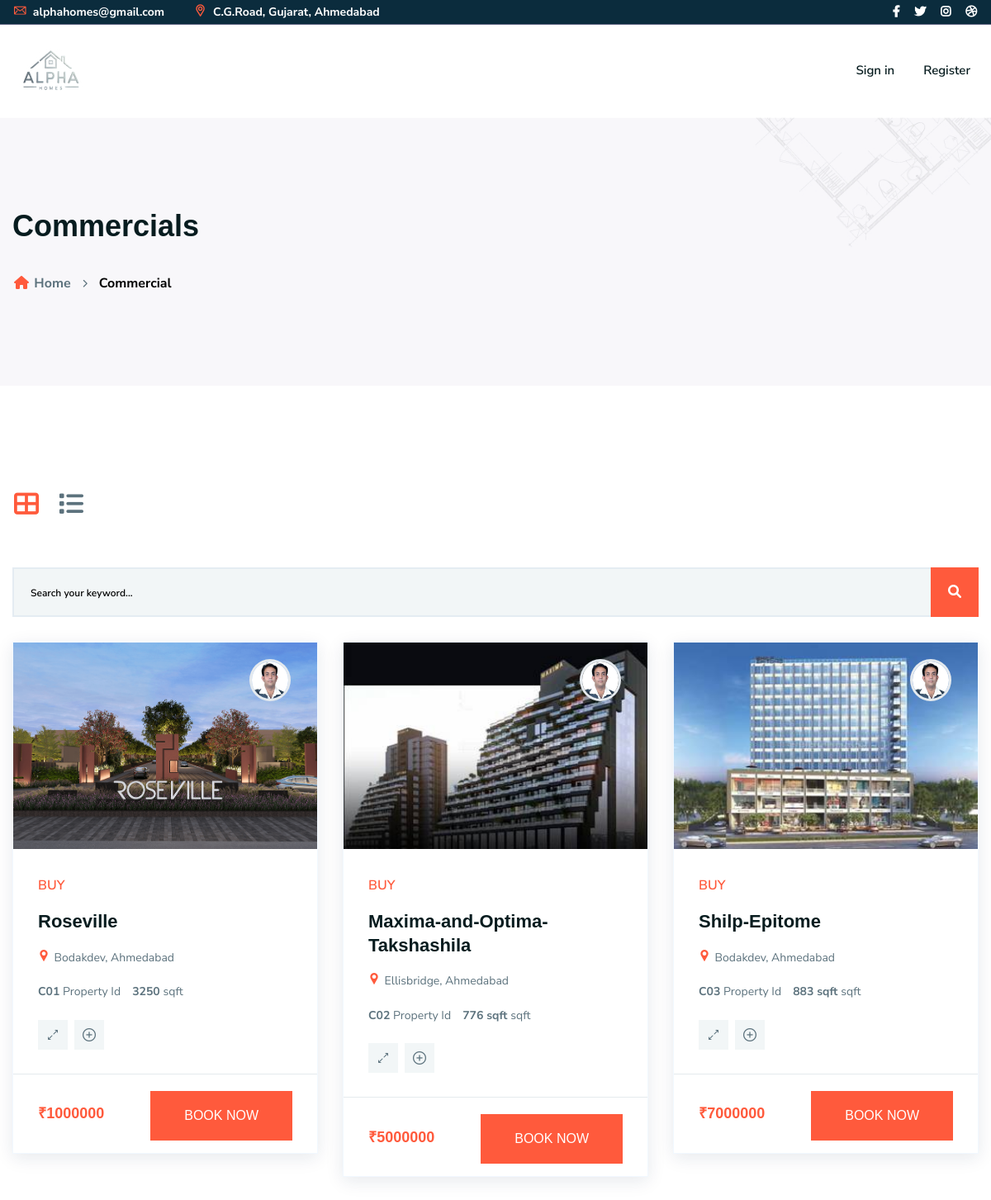
Screenshot of /commercial with the database file from the repository.
### first/models.py (models this page shows)
class CommercialDetails(models.Model):
    commercial_img = models.ImageField(upload_to='commercial-img',default="agent")
    commercial_agent_img = models.ImageField(upload_to='commercialagent',default="agent")
    type = models.CharField(max_length=30)
    commercial_type = models.CharField(max_length=30, default="Buy")
    commercial_name = models.CharField(max_length=30)
    commercial_location = models.CharField(max_length=30)
    commercial_description = models.TextField(max_length=3000)
    commercial_id = models.CharField(max_length=100)
    commercial_area = models.CharField(max_length=25)
    commercial_year = models.CharField(max_length=30)
    commercial_lots_area = models.CharField(max_length=4)
    commercial_dimentions = models.CharField(max_length=20)
    commercial_price = models.CharField(max_length=15)
    commercial_status = models.CharField(max_length=15)
    commercial_reception_area = models.CharField(max_length=15, default="20 X 16 sqrt")
    commercial_dinning_area = models.CharField(max_length=15, default="20 X 16 sqrt")
    commercial_washroom = models.CharField(max_length=15, default="20 X 16 sqrt")
    commercial_gym = models.CharField(max_length=15, default="20 X 16 sqrt")
    commercial_parking = models.CharField(max_length=15, default="20 X 16 sqrt")
    commercial_gallery = models.ImageField(upload_to='commercial-img',default="gallery")
    commercial_gallery_2 = models.ImageField(upload_to='commercial-img',default="gallery")
    commercial_gallery_3 = models.ImageField(upload_to='commercial-img',default="gallery")
    commercial_amenities = models.CharField(max_length=30,default="Amenities")
    commercial_air_conditioner = models.CharField(max_length=30,default="Air-conditioner")
    commercial_powerbackup = models.CharField(max_length=30,null= True,default="Microwave")
    commercial_Rain_Harvesting = models.CharField(max_length=30,default="Rain Harvesting")
    commercial_waterstorage = models.CharField(max_length=30,default="Water Storage")
    commercial_maintainance_staff = models.CharField(max_length=30,default="Maintainance Staff")
    commercial_earthquake_resistant = models.CharField(max_length=30,default="Earthquake Resistant")
    commercial_resevedparking = models.CharField(max_length=30,default="Reserved Parking")
    commercial_visitor_parking = models.CharField(max_length=30,default="Visitor Parking")
    commercial_security = models.CharField(max_length=30,default="24x7 security")
    commercial_firesafety = models.CharField(max_length=30,default="Fire safety")
    commercial_power_backup = models.CharField(max_length=30,default="Power Backup")
    commercial_lift = models.CharField(max_length=30,default="Lift")
    commercial_premium_brandedfitting = models.CharField(max_length=30, default="Premium Branded Fitting")

### first/views.py (the view)
# urls.py: path('commercial', views.commercial, name='commercial.html'),
def commercial(request):
    if request.method == 'POST':
        query = request.POST.get('search')
        if query and query != '':
            commercialdetails = CommercialDetails.objects.filter(commercial_name__icontains=query)
        else:
            commercialdetails = CommercialDetails.objects.all()
    else:
        commercialdetails = CommercialDetails.objects.all()
    return render(request, "commercial.html",{'commercialdetails':commercialdetails})

### templates/commercial.html (shortened to what this page needs)
{% extends 'other-ft-ht.html' %}
{% load static %}
{% block content %}
    <div class="ltn__breadcrumb-area text-left bg-overlay-white-30 bg-image "  data-bs-bg="{% static 'img/bg/14.jpg' %}">
        <div class="container">
            <div class="row">
                <div class="col-lg-12">
                    <div class="ltn__breadcrumb-inner">
                        <h1 class="page-title">Commercials</h1>
                        <div class="ltn__breadcrumb-list">
                            <ul>
                                <li><a href="index.html"><span class="ltn__secondary-color"><i class="fas fa-home"></i></span> Home</a></li>
                                <li>Commercial</li>
                            </ul>
                        </div>
                    </div>
                </div>
            </div>
        </div>
    </div>
    <div class="ltn__product-area ltn__product-gutter mb-100">
        <div class="container">
            <div class="row">
                <div class="col-lg-12">
                    <div class="ltn__shop-options">
                        <ul>
                            <li>
                                <div class="ltn__grid-list-tab-menu ">
                                    <div class="nav">
                                        <a class="active show" data-bs-toggle="tab" href="#liton_product_grid"><i class="fas fa-th-large"></i></a>
                                        <a data-bs-toggle="tab" href="#liton_product_list"><i class="fas fa-list"></i></a>
                                    </div>
                                </div>
                            </li>
                        </ul>
                    </div>
                    <div class="tab-content">
                        <div class="tab-pane fade active show" id="liton_product_grid">
                            <div class="ltn__product-tab-content-inner ltn__product-grid-view">
                                <div class="row">
                                    <div class="col-lg-12">
                                        <div class="ltn__search-widget mb-30">
                                            <form action="" method="post">
                                                <input type="text" name="search" placeholder="Search your keyword...">
                                                <button type="submit"><i class="fas fa-search"></i></button>
                                            </form>
                                        </div>
                                    </div>
                                    {% for commercial in commercialdetails %}
                                    <div class="col-lg-4 col-sm-6 col-12">
                                        <div class="ltn__product-item ltn__product-item-4 ltn__product-item-5 text-center---">
                                            <div class="product-img">
                                                <a href="#"><img src="{{commercial.commercial_img.url}}" class="images_commercial" alt="#"></a>
                                                <div class="real-estate-agent">
                                                    <div class="agent-img">
                                                        <a href="#"><img src="{{commercial.commercial_agent_img.url}}" alt="#"></a>
                                                    </div>
                                                </div>
                                            </div>
                                            <div class="product-info">
                                                <div class="product-badge">
                                                    <ul>
                                                        <li class="sale-badg">{{commercial.commercial_type}}</li>
                                                    </ul>
                                                </div>
                                                <h2 class="product-title"><a href="commercialdetails\{{commercial.commercial_name}}">{{commercial.commercial_name}}</a></h2>
                                                <div class="product-img-location">
                                                    <ul>
                                                        <li>
                                                            <a href="locations.html"><i class="flaticon-pin"></i> {{commercial.commercial_location}}</a>
                                                        </li>
                                                    </ul>
                                                </div>
                                                <ul class="ltn__list-item-2--- ltn__list-item-2-before--- ltn__plot-brief">
                                                    <li><span>{{commercial.commercial_id}} </span>
                                                        Property Id
                                                    </li>
                                                    <li><span>{{commercial.commercial_dimentions}} </span>
                                                        sqft
                                                    </li>
                                                </ul>
                                                <div class="product-hover-action">
                                                    <ul>
                                                        <li>
                                                            <a href="#" title="Quick View" data-bs-toggle="modal" data-bs-target="#quick_view_modal">
                                                                <i class="flaticon-expand"></i>
                                                            </a>
                                                        </li>
                                                        <li>
                                                            <a href="commercialdetails\{{commercial.commercial_name}}" title="Product Details">
                                                                <i class="flaticon-add"></i>
                                                            </a>
                                                        </li>
                                                    </ul>
                                                </div>
                                            </div>
                                            <div class="product-info-bottom">
                                                <div class="product-price">
                                                    <span>₹{{commercial.commercial_price}}<label></label></span>
                                                </div>
                                                <div class="btn-wrapper mt-0">
                                                    <a href="{% url 'Booknow_form.html' %}"><button class="btn theme-btn-1 btn-effect-1 text-uppercase" type="submit">Book Now</button></a>
                                                </div>
                                            </div>
                                        </div>
                                    </div>
                                    {% endfor %}
                                </div>
                            </div>
                        </div>
                    </div>
                </div>
            </div>
        </div>
    </div>
    {% endblock content %}

### static/css/responsive.css (style rules this page uses)
@media (min-width: 1200px) { .container { max-width: 1200px; } }

### rows the page displays
CommercialDetails: commercial_img (picture), commercial_agent_img (picture), commercial_type "BUY", commercial_name "Roseville", commercial_location "Bodakdev, Ahmedabad", commercial_id "C01", commercial_dimentions "3250", commercial_price "1000000"
CommercialDetails: commercial_img (picture), commercial_agent_img (picture), commercial_type "BUY", commercial_name "Maxima-and-Optima-Takshashila", commercial_location "Ellisbridge, Ahmedabad", commercial_id "C02", commercial_dimentions "776 sqft", commercial_price "5000000"
CommercialDetails: commercial_img (picture), commercial_agent_img (picture), commercial_type "BUY", commercial_name "Shilp-Epitome", commercial_location "Bodakdev, Ahmedabad", commercial_id "C03", commercial_dimentions "883 sqft", commercial_price "7000000"
